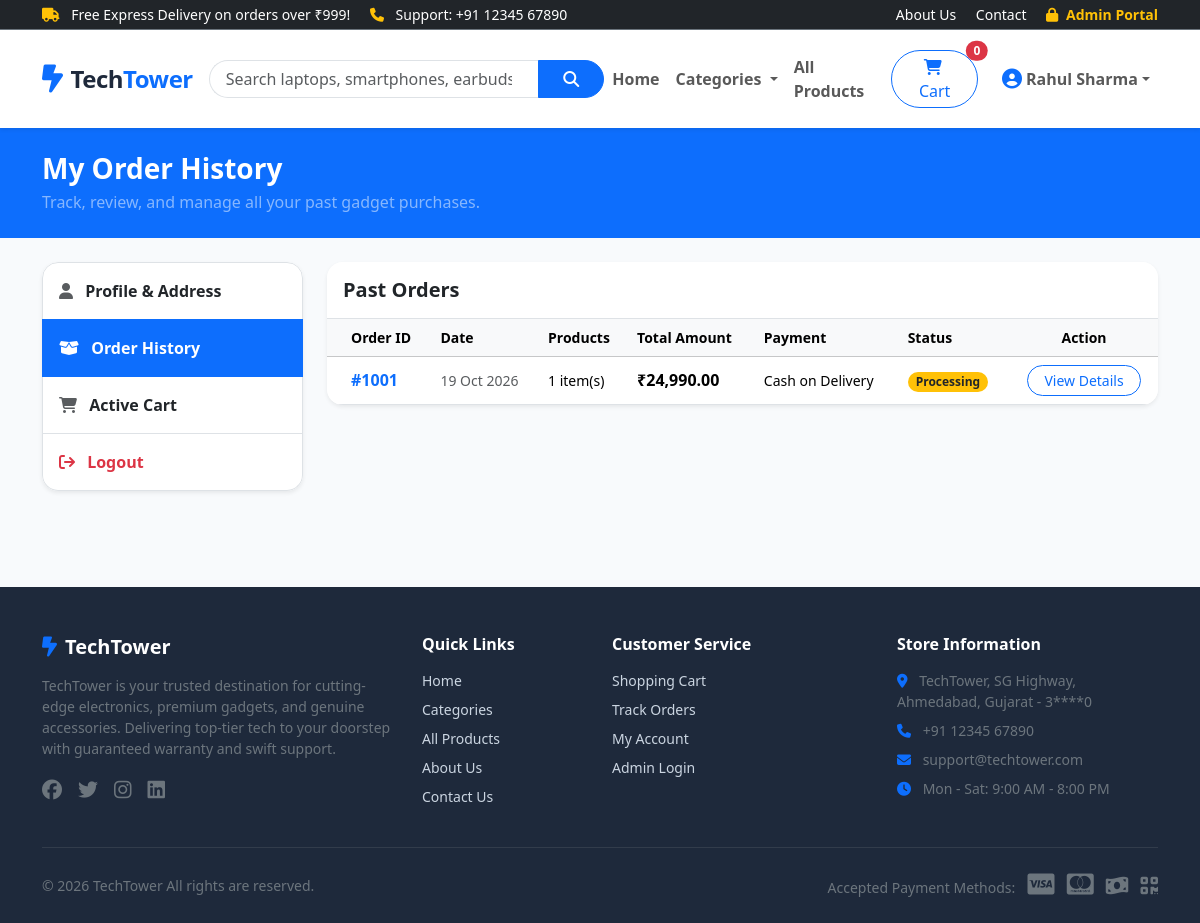
Page /orders.php (signed in) on the committed database.
### tables this page shows
CREATE TABLE `orders` (
  `id` INT AUTO_INCREMENT PRIMARY KEY,
  `user_id` INT NOT NULL,
  `customer_name` VARCHAR(100) NOT NULL,
  `customer_email` VARCHAR(150) NOT NULL,
  `customer_mobile` VARCHAR(20) NOT NULL,
  `shipping_address` TEXT NOT NULL,
  `city` VARCHAR(100) NOT NULL,
  `state` VARCHAR(100) NOT NULL,
  `pincode` VARCHAR(20) NOT NULL,
  `total_amount` DECIMAL(10,2) NOT NULL,
  `payment_method` VARCHAR(50) NOT NULL,
  `payment_status` ENUM('Pending', 'Paid', 'Failed') DEFAULT 'Pending',
  `order_status` ENUM('Pending', 'Confirmed', 'Processing', 'Shipped', 'Delivered', 'Cancelled') DEFAULT 'Pending',
  `created_at` TIMESTAMP DEFAULT CURRENT_TIMESTAMP,
  FOREIGN KEY (`user_id`) REFERENCES `users`(`id`) ON DELETE CASCADE
);

### config/db.php (called while the page is built, shortened)
<?php
function format_price($amount) {
    return CURRENCY . number_format((float)$amount, 2);
}
?>

### orders.php (the view, shortened to what this page needs)
<?php
require_once __DIR__ . '/config/db.php';
$user_id = (int)$_SESSION['user_id'];
$stmt = $pdo->prepare("
    SELECT o.*, COUNT(oi.id) AS product_count
    FROM orders o
    LEFT JOIN order_items oi ON o.id = oi.order_id
    WHERE o.user_id = ?
    GROUP BY o.id
    ORDER BY o.created_at DESC
");
$stmt->execute([$user_id]);
$orders = $stmt->fetchAll();
require_once __DIR__ . '/includes/header.php';
?>
<div class="bg-primary text-white py-4 mb-4">
    <div class="container">
        <h1 class="h3 fw-bold mb-1">My Order History</h1>
        <p class="mb-0 text-white-50">Track, review, and manage all your past gadget purchases.</p>
    </div>
</div>
<div class="container mb-5">
    <div class="row g-4">
        <div class="col-lg-3">
            <div class="list-group shadow-sm rounded-4 border-0 overflow-hidden">
                <a href="profile.php" class="list-group-item list-group-item-action py-3 fw-semibold">
                    <i class="fa fa-user me-2 text-muted"></i> Profile & Address
                </a>
                <a href="orders.php" class="list-group-item list-group-item-action active py-3 fw-semibold">
                    <i class="fa fa-box-open me-2"></i> Order History
                </a>
                <a href="cart.php" class="list-group-item list-group-item-action py-3 fw-semibold">
                    <i class="fa fa-shopping-cart me-2 text-muted"></i> Active Cart
                </a>
                <a href="logout.php" class="list-group-item list-group-item-action py-3 fw-semibold text-danger">
                    <i class="fa fa-arrow-right-from-bracket me-2"></i> Logout
                </a>
            </div>
        </div>
        <div class="col-lg-9">
            <div class="card border-0 shadow-sm rounded-4 overflow-hidden bg-white">
                <div class="card-header bg-white py-3 border-bottom">
                    <h5 class="fw-bold mb-0">Past Orders</h5>
                </div>
                <?php if (empty($orders)): ?>
                    <div class="text-center py-5">
                        <i class="fa fa-bag-shopping text-muted display-4 mb-3"></i>
                        <h5>No Orders Placed Yet</h5>
                        <p class="text-muted small">You haven't placed any orders so far.</p>
                        <a href="products.php" class="btn btn-primary rounded-pill btn-sm px-4">Start Shopping</a>
                    </div>
                <?php else: ?>
                    <div class="table-responsive">
                        <table class="table align-middle mb-0">
                            <thead class="table-light small">
                                <tr>
                                    <th class="ps-4">Order ID</th>
                                    <th>Date</th>
                                    <th>Products</th>
                                    <th>Total Amount</th>
                                    <th>Payment</th>
                                    <th>Status</th>
                                    <th class="text-center">Action</th>
                                </tr>
                            </thead>
                            <tbody>
                                <?php foreach ($orders as $ord): ?>
                                    <?php
                                    $badge_color = match($ord['order_status']) {
                                        'Delivered'  => 'success',
                                        'Shipped'    => 'info',
                                        'Processing' => 'warning text-dark',
                                        'Cancelled'  => 'danger',
                                        default      => 'secondary'
                                    };
                                    ?>
                                    <tr>
                                        <td class="ps-4 fw-bold text-primary">#<?= $ord['id'] ?></td>
                                        <td class="small text-muted"><?= date('d M Y', strtotime($ord['created_at'])) ?></td>
                                        <td class="small"><?= $ord['product_count'] ?> item(s)</td>
                                        <td class="fw-bold"><?= format_price($ord['total_amount']) ?></td>
                                        <td class="small"><?= htmlspecialchars($ord['payment_method']) ?></td>
                                        <td>
                                            <span class="badge bg-<?= $badge_color ?> rounded-pill px-2 py-1">
                                                <?= htmlspecialchars($ord['order_status']) ?>
                                            </span>
                                        </td>
                                        <td class="text-center">
                                            <a href="orders.php?view_order=<?= $ord['id'] ?>" class="btn btn-outline-primary btn-sm rounded-pill px-3">
                                                View Details
                                            </a>
                                        </td>
                                    </tr>
                                <?php endforeach; ?>
                            </tbody>
                        </table>
                    </div>
                <?php endif; ?>
            </div>
        </div>
    </div>
</div>
<?php require_once __DIR__ . '/includes/footer.php'; ?>

### includes/header.php (style rules this page uses)
:root { --primary-color: #0d6efd; --secondary-color: #0b5ed7; --accent-color: #ffc107; --dark-color: #1e293b; --light-bg: #f8fafc; }
body { font-family: 'Segoe UI', Tahoma, Geneva, Verdana, sans-serif; background-color: var(--light-bg); color: #334155; min-height: 100vh; display: flex; flex-direction: column; }

### rows in the picture
orders: id "1001", created_at "19 Oct 2026", product_count "1", total_amount "₹24,990.00", payment_method "Cash on Delivery", order_status "Processing"

### other values in the picture
CURRENCY "₹"
get_cart_count() "0"
$_SESSION['user_name'] "Rahul Sharma"
